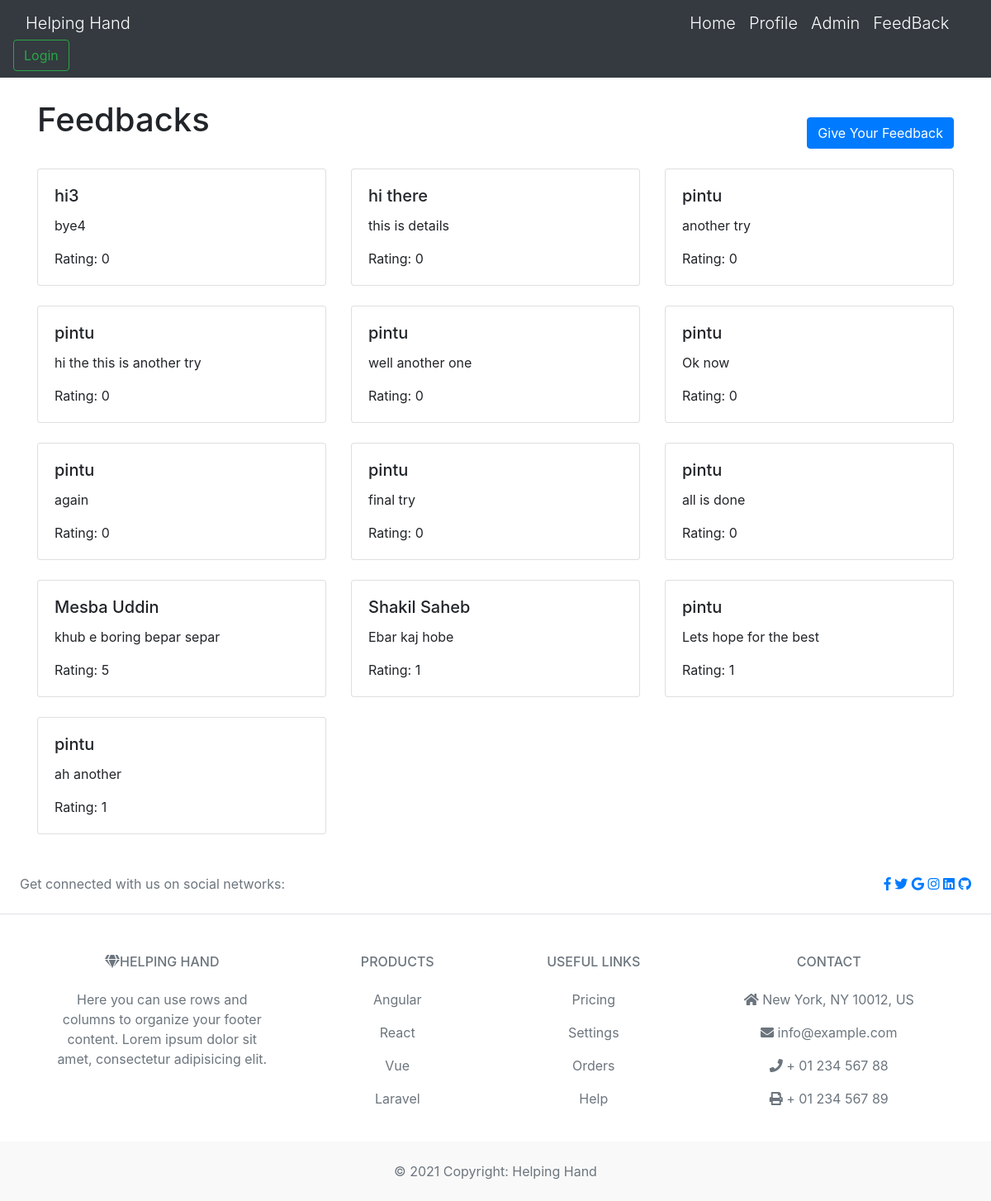
Page /feedback.php on the committed database.
### tables this page shows
CREATE TABLE `feedbacks` (
  `id` int(50) NOT NULL,
  `user_name` varchar(100) DEFAULT NULL,
  `message` varchar(255) DEFAULT NULL,
  `rating` int(10) NOT NULL,
  `created_at` timestamp NOT NULL DEFAULT current_timestamp()
);

### feedback.php (the view, shortened to what this page needs)
<?php include("db.php"); ?>
<?php include('includes/header.php'); ?>
<head>
  <link rel="stylesheet" href="https://stackpath.bootstrapcdn.com/bootstrap/4.5.0/css/bootstrap.min.css">
</head>
<body>
  <div class="container mt-4">
    <div class="d-flex justify-content-between align-items-center">
    <h1>Feedbacks</h1>
    <button type="button" class="btn btn-primary mt-4" data-toggle="modal" data-target="#feedbackModal">Give Your Feedback</button>
    </div>
    <div class="row mt-4">
      <?php
      $query = "SELECT * FROM feedbacks";
      $result = mysqli_query($conn, $query);
      $feedbacks = mysqli_fetch_all($result, MYSQLI_ASSOC);
      foreach ($feedbacks as $feedback) {
      ?>
        <div class="col-md-4 mb-4">
          <div class="card">
            <div class="card-body">
              <h5 class="card-title"><?php echo $feedback['user_name']; ?></h5>
              <p class="card-text"><?php echo $feedback['message']; ?></p>
              <p class="card-text">Rating: <?php echo $feedback['rating']; ?></p>
            </div>
          </div>
        </div>
      <?php
      }
      ?>
    </div>
  </div>
<?php include('includes/footer.php'); ?>

### includes/header.php (shortened to what this page needs)
<!DOCTYPE html>
<html lang="en">
  <head>
    <link rel="stylesheet" href="https://bootswatch.com/4/yeti/bootstrap.min.css">
    <link rel="stylesheet" href="https://use.fontawesome.com/releases/v5.6.3/css/all.css">
  </head>
  <body>
  <nav class="navbar navbar-dark bg-dark">
  <div class="container-fluid">
    <a href="index.php" class="navbar-brand">Helping Hand</a>
    <form class="d-flex">
    <a class="navbar-brand" href="index.php">Home</a>
    <a class="navbar-brand" href="profile.php">Profile</a>
    <a class="navbar-brand" href="home.php">Admin</a>
    <a class="navbar-brand" href="feedback.php">FeedBack</a>
    <span class="navbar-text">
    </span>
  </div>
  <?php
  if (!isset($_SESSION['username'])) {
      echo '<a href="login.php" class="btn btn-outline-success my-2 my-sm-0" type="submit">Login</a>';
  }
  ?>
</nav>

### includes/footer.php (shortened to what this page needs)
<footer class="text-center text-lg-start bg-white text-muted">
  <section class="d-flex justify-content-center justify-content-lg-between p-4 border-bottom">
    <div class="me-5 d-none d-lg-block">
      <span>Get connected with us on social networks:</span>
    </div>
    <div>
      <a href="" class="me-4 link-secondary">
        <i class="fab fa-facebook-f"></i>
      </a>
      <a href="" class="me-4 link-secondary">
        <i class="fab fa-twitter"></i>
      </a>
      <a href="" class="me-4 link-secondary">
        <i class="fab fa-google"></i>
      </a>
      <a href="" class="me-4 link-secondary">
        <i class="fab fa-instagram"></i>
      </a>
      <a href="" class="me-4 link-secondary">
        <i class="fab fa-linkedin"></i>
      </a>
      <a href="" class="me-4 link-secondary">
        <i class="fab fa-github"></i>
      </a>
    </div>
  </section>
  <section class="">
    <div class="container text-center text-md-start mt-5">
      <div class="row mt-3">
        <div class="col-md-3 col-lg-4 col-xl-3 mx-auto mb-4">
          <h6 class="text-uppercase fw-bold mb-4">
            <i class="fas fa-gem me-3 text-secondary"></i>Helping Hand
          </h6>
          <p>
            Here you can use rows and columns to organize your footer content. Lorem ipsum
            dolor sit amet, consectetur adipisicing elit.
          </p>
        </div>
        <div class="col-md-2 col-lg-2 col-xl-2 mx-auto mb-4">
          <h6 class="text-uppercase fw-bold mb-4">
            Products
          </h6>
          <p>
            <a href="#!" class="text-reset">Angular</a>
          </p>
          <p>
            <a href="#!" class="text-reset">React</a>
          </p>
          <p>
            <a href="#!" class="text-reset">Vue</a>
          </p>
          <p>
            <a href="#!" class="text-reset">Laravel</a>
          </p>
        </div>
        <div class="col-md-3 col-lg-2 col-xl-2 mx-auto mb-4">
          <h6 class="text-uppercase fw-bold mb-4">
            Useful links
          </h6>
          <p>
            <a href="#!" class="text-reset">Pricing</a>
          </p>
          <p>
            <a href="#!" class="text-reset">Settings</a>
          </p>
          <p>
            <a href="#!" class="text-reset">Orders</a>
          </p>
          <p>
            <a href="#!" class="text-reset">Help</a>
          </p>
        </div>
        <div class="col-md-4 col-lg-3 col-xl-3 mx-auto mb-md-0 mb-4">
          <h6 class="text-uppercase fw-bold mb-4">Contact</h6>
          <p><i class="fas fa-home me-3 text-secondary"></i> New York, NY 10012, US</p>
          <p>
            <i class="fas fa-envelope me-3 text-secondary"></i>
            info@example.com
          </p>
          <p><i class="fas fa-phone me-3 text-secondary"></i> + 01 234 567 88</p>
          <p><i class="fas fa-print me-3 text-secondary"></i> + 01 234 567 89</p>
        </div>
      </div>
    </div>
  </section>
  <div class="text-center p-4" style="background-color: rgba(0, 0, 0, 0.025);">
    © 2021 Copyright:
    <a class="text-reset fw-bold" href="#">Helping Hand</a>
  </div>
</footer>
</body>
</html>

### rows in the picture
feedbacks: user_name "hi3", message "bye4", rating "0"
feedbacks: user_name "hi there", message "this is details", rating "0"
feedbacks: user_name "pintu", message "another try", rating "0"
feedbacks: user_name "pintu", message "hi the this is another try", rating "0"
feedbacks: user_name "pintu", message "well another one", rating "0"
feedbacks: user_name "pintu", message "Ok now", rating "0"
feedbacks: user_name "pintu", message "again", rating "0"
feedbacks: user_name "pintu", message "final try", rating "0"
feedbacks: user_name "pintu", message "all is done", rating "0"
feedbacks: user_name "Mesba Uddin", message "khub e boring bepar separ", rating "5"
feedbacks: user_name "Shakil Saheb", message "Ebar kaj hobe", rating "1"
feedbacks: user_name "pintu", message "Lets hope for the best", rating "1"
feedbacks: user_name "pintu", message "ah another", rating "1"
